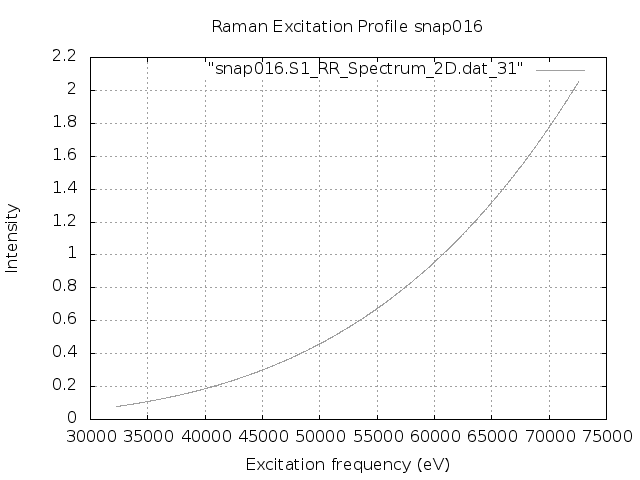

Source code (gnuplot):
set terminal png
set output "snap016.S1.REP_frozen.png"
set xlabel 'Excitation frequency (eV)'
set ylabel 'Intensity'
set title "Raman Excitation Profile snap016"
set grid
set autoscale
plot "snap016.S1_RR_Spectrum_2D.dat_31" with lines lc "blue"
exit
